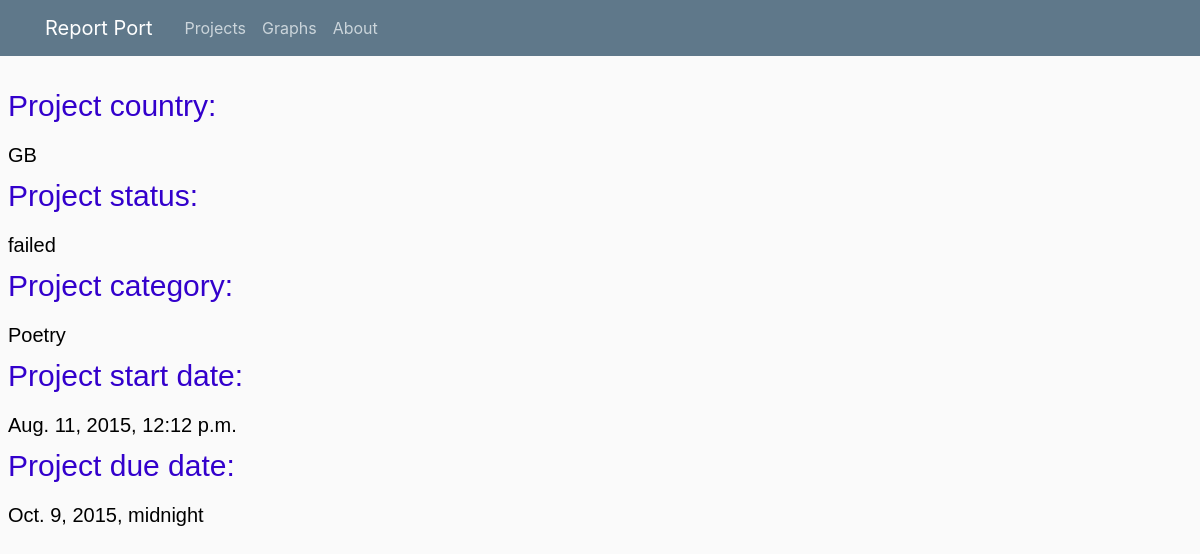
The page /Port/detail/801/ on the database its author committed.
### Home/models.py (models this page shows, shortened)
class Project(models.Model):
    project_name =models.CharField(max_length=200, default=" ")
    project_category = models.CharField(max_length = 100, default=" " )
    project_status = models.CharField(max_length=100, default=" ")
    project_country = models.CharField(max_length=100, default=" ")
    project_start_date = models.DateTimeField(default=datetime.now)
    project_due_date = models.DateTimeField(default=datetime.now)

### Home/views.py (the view)
# urls.py: path('detail/<int:pk>/', ProjectDetailView.as_view(), name="detail"),
class ProjectDetailView(DetailView):
    model = Project

### Home/templates/Home/project_detail.html (shortened to what this page needs)
{% extends "Home/base.html" %}
   {% block content %}
<div > <h1 class = "my"> Project country:  </h1> <text class="my2"> {{ object.project_country }}   </text>   </div>
<div > <h1 class = "my"> Project status:  </h1> <text class="my2">{{ object.project_status }}  </text>       </div>
<div >  <h1 class = "my"> Project category:  </h1> <text class="my2">{{ object.project_category }} </text>    </div>
<div >  <h1 class = "my"> Project start date:  </h1> <text class="my2">{{ object.project_start_date }} </text>    </div>
<div >  <h1 class = "my"> Project due date:  </h1> <text class="my2">{{ object.project_due_date}} </text>    </div>
    {% endblock %}

### Home/static/home/base.css (style rules this page uses)
body { background: #fafafa; color: #333333; margin-top: 5rem; }
h1, h2, h3, h4, h5, h6 { color: #444444; }

### Home/templates/Home/project_detail.html (style rules this page uses)
.my { color: 3300CC; font-family: arial; padding: 8px; font-size: 30px; }
.my2 { color: black; font-family: arial; padding: 8px; font-size: 20px; }

### rows shown on the page
Project: project_country "GB", project_status "failed", project_category "Poetry", project_start_date "Aug. 11, 2015, 12:12 p.m.", project_due_date "Oct. 9, 2015, midnight"
